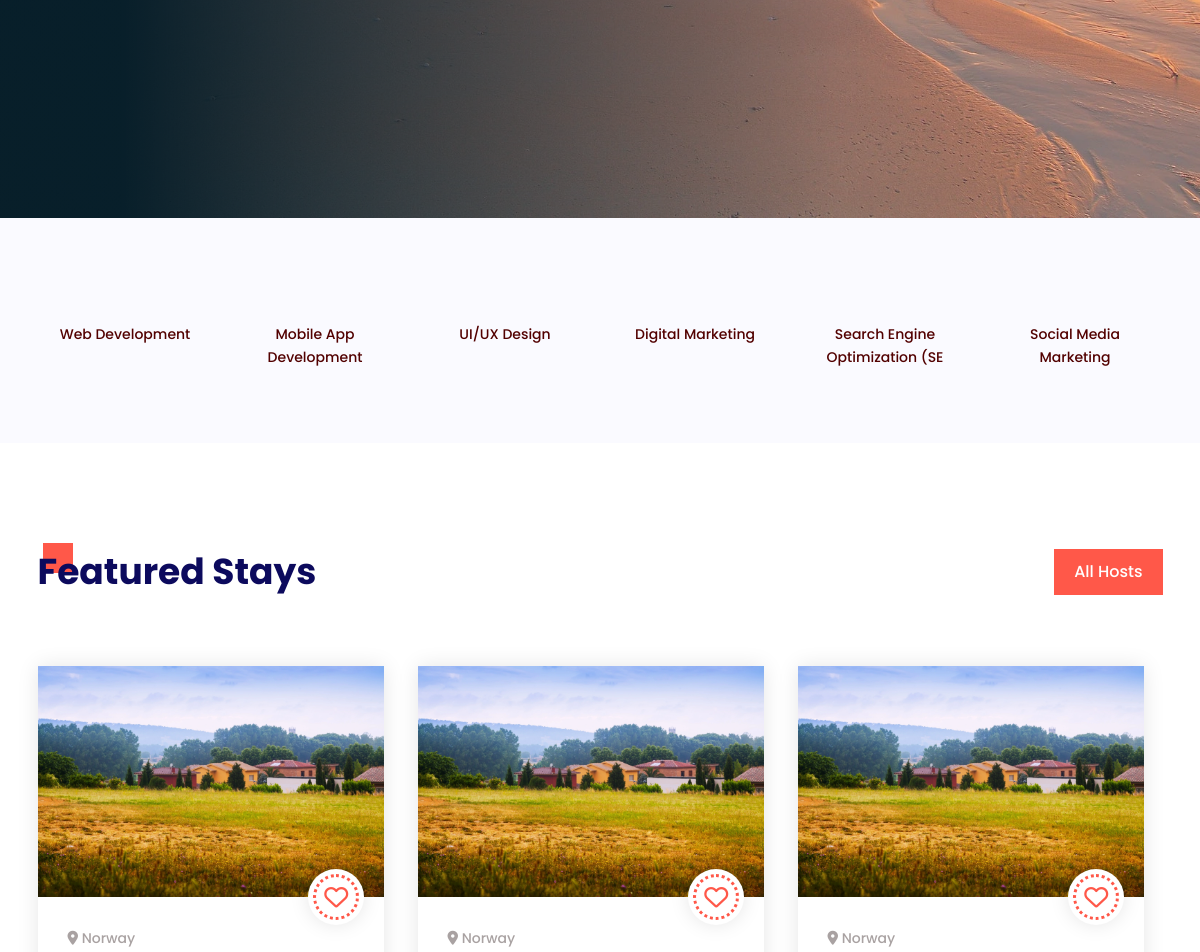
Before: / (middle part) with the older database file.
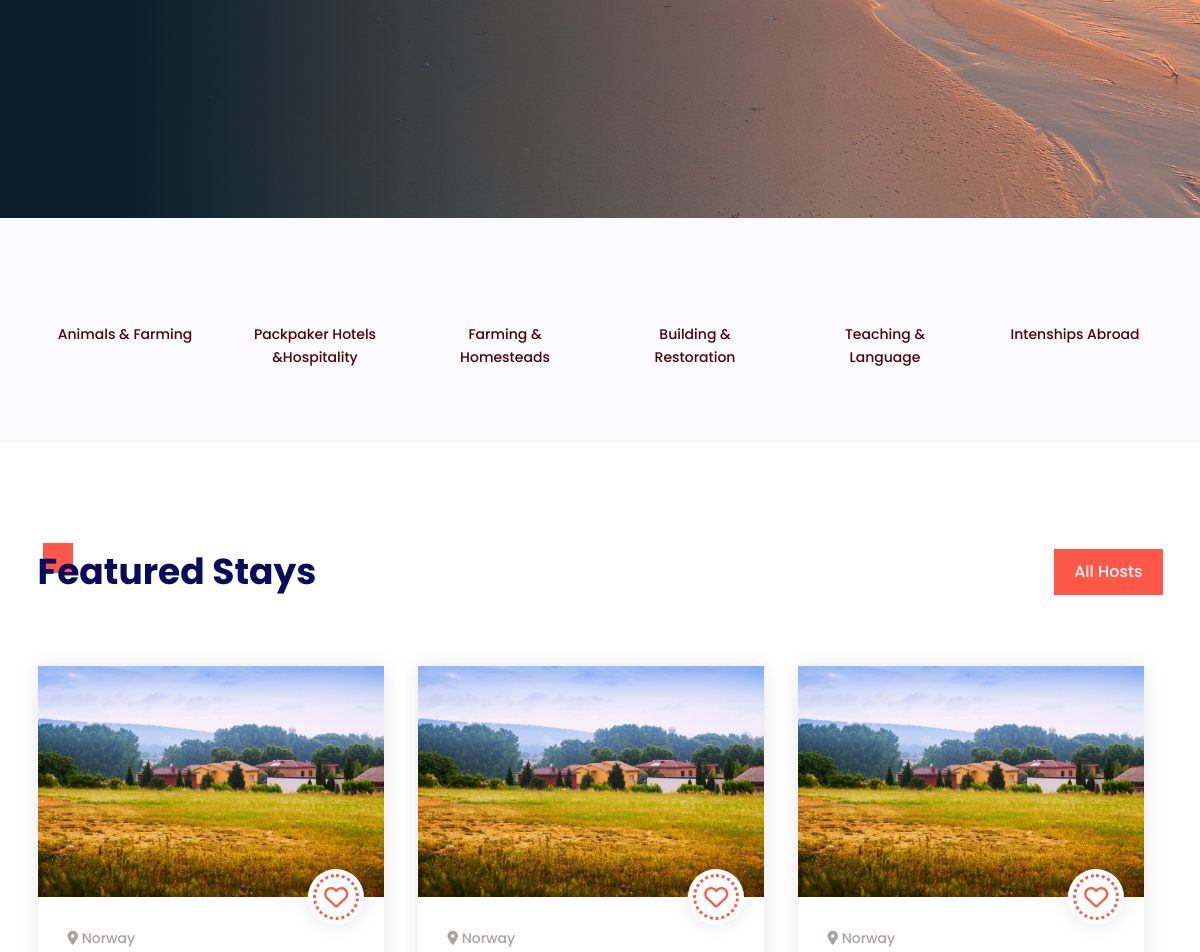
After: the same page with the newer database file.
### tables this page shows
CREATE TABLE `service` (
  `Id` int(11) NOT NULL,
  `name` varchar(30) NOT NULL
);

CREATE TABLE `host` (
  `Id` int(11) NOT NULL,
  `User_id` int(11) NOT NULL,
  `Status` varchar(15) NOT NULL,
  `Description` varchar(500) NOT NULL,
  `Rate_average` int(11) NOT NULL,
  `Traveller_num` int(11) NOT NULL,
  `Location` varchar(100) NOT NULL
);

### controller/index.php (called while the page is built, shortened)
<?php
$cards = Database::getInstance()->query(
    "SELECT id, MAX(Rate_average) AS max_rating, GROUP_CONCAT(Description SEPARATOR ', ') AS descriptions
 FROM host
 GROUP BY id
 ORDER BY max_rating DESC
 LIMIT 6"
)->get();
$services = Database::getInstance()->query("SELECT Id, name FROM service limit 6")->get();
require base_path("views/index.view.php");

### public/index.php (called while the page is built, shortened)
<?php
require BASE_PATH . 'core/functions.php';
spl_autoload_register(function ($class) {
    $class = str_replace('\\', DIRECTORY_SEPARATOR, $class);
});
$router = new \core\Router();
$uri = parse_url($_SERVER['REQUEST_URI'])['path'];
$method = $_POST['_method'] ?? $_SERVER['REQUEST_METHOD'];
$router->route($uri, $method);

### core/Database.php (called while the page is built, shortened)
<?php
class Database
{
    public $connection;
    public $statement;
    private static $instance;
    private static $config;
    public function __construct($config, $username = "root", $password = "")
    {
        $this->configInfo = require base_path('config.php');
        $dsn = ('mysql:' . http_build_query($this->configInfo['database'], "", ';'));
        $this->connection = new PDO($dsn, $username, $password, [
            PDO::ATTR_DEFAULT_FETCH_MODE => PDO::FETCH_ASSOC
        ]);
        Database::$config = $this->configInfo;
    }
    public function query($query, $param = [])
    {
        $this->statement = $this->connection->prepare($query);
        $this->statement->execute($param);
        return $this;
    }
    public function get()
    {
        return $this->statement->fetchAll();
    }
    public static function getInstance()
    {
        if (Database::$instance == null) {
            Database::$instance = new Database(Database::$config);
        }
        return Database::$instance;
    }
}

### core/functions.php (called while the page is built, shortened)
<?php
function base_path($path)
{
    return BASE_PATH . $path;
}

### config.php (called while the page is built)
<?php
return [
    'database' => [
        'host' => 'localhost',
        'port' => '3306',
        'dbname' => 'culture_swap',
        'charset' => 'utf8mb4'
    ],
    'base_urll' => 'http://localhost/culture_swap',
    'ASSET_URL' => 'http://localhost/culture_swap/public/assets',
];

### views/index.view.php (the view, shortened to what this page needs)
<!DOCTYPE html>
<html lang="en">
<head>
    <?php
    require base_path("views/partials/head.view.php");
    ?>
    <link rel="stylesheet" href="https://cdn.jsdelivr.net/npm/swiper@9/swiper-bundle.min.css" />
    <link rel="stylesheet" href="/culture_swap/public/assets/css/home.css">
</head>
<body>
    <header class="">
    </header>
    <section class=" categories">
        <div class="container">
            <div class="row">
                <?php foreach ($services as $service) : ?>
                    <div class="col-xl-2 col-lg-3 col-md-4 col-sm-6 item">
                        <a href="#">
                            <span class="itemText" name="animals">
                                <?= $service["name"] ?>
                            </span>
                        </a>
                    </div>
                <?php endforeach ?>
            </div>
        </div>
    </section>
    <section class="section-padding cards">
        <div class="container">
            <div class="head">
                <h2 class="heading">Featured Stays</h2>
                <a href="./hosts" class="main-btn">all hosts</a>
            </div>
            <div class="row">
                <?php foreach ($cards as $card) : ?>
                    <div class="col-xl-4 col-md-6">
                        <div class="myCard">
                            <div class="cardImage">
                                <img src="public/assets/imgs/home/header5.webp" alt="">
                                <button class="love">
                                    <span>
                                        <i class="fa-regular fa-heart"></i>
                                    </span>
                                </button>
                            </div>
                            <div class="cardContent">
                                <div class="cardCountry">
                                    <span class="countryIcon"><i class="fa-solid fa-location-dot"></i></span>
                                    <span class="countryText">norway</span>
                                </div>
                            </div>
                        </div>
                    </div>
                <?php endforeach ?>
            </div>
    </section>
</body>
</html>

### core/Router.php (shortened to what this page needs)
<?php
class Router
{
  protected $routes = [];
  public function add($method, $uri, $controller)
  {
    $this->routes[] = [
      'uri' => $uri,
      'controller' => $controller,
      'method' => $method,
    ];
  }
  public function only($key)
  {
    $this->routes[array_key_last($this->routes)]['middleware'] = $key;
  }
  public function route($uri, $method)
  {
    foreach ($this->routes as $route) {
      if ($route['uri'] == $uri && $route['method'] == strtoupper($method)) {
        return require base_path($route['controller']);
      }
    }
  }
}
?>

### views/partials/head.view.php (shortened to what this page needs)
<link rel="stylesheet" href="https://cdnjs.cloudflare.com/ajax/libs/font-awesome/6.4.0/css/all.min.css" />
<link href="https://cdn.jsdelivr.net/npm/bootstrap@5.3.0-alpha3/dist/css/bootstrap.min.css" rel="stylesheet">
<link rel="stylesheet" href="/culture_swap/public/assets/css/style.css">

### public/assets/css/style.css (style rules this page uses)
:root { --primary: #ff5849; --secondary: #ffb400; --shadow: rgba(0, 0, 0, 0.1) 0px 0px 20px; --p-color: #a9a2a2; --h-color: #0c0a5d; --main-bg: #fff; --second-bg: #fafaff; }
* { margin: 0; padding: 0; -webkit-box-sizing: border-box; box-sizing: border-box; outline: none; list-style: none; transition: .3s all ease; text-transform: capitalize; font-family: "poppins"; }
html { font-size: 62.5%; }
body { line-height: 1.6; font-weight: 500; font-size: 14px; text-transform: capitalize; color: var(--p-color); background: var(--main-bg); overflow-x: hidden; transition: 0.3s all ease; margin: 0 auto; }
h1, h2, h3, h4, h5, h6 { margin: 0; line-height: 1.6; padding: 0; color: var(--h-color); }
img { width: 100%; height: auto; object-fit: cover; object-position: center; }
span, a, a:hover { display: inline-block; text-decoration: none; color: inherit; }
.section-padding { padding: 10rem 0; }
.main-btn, .second-btn { padding: 1rem 2rem; font-size: 1.6rem; color: #fff; border: none; text-transform: capitalize; }
.main-btn { background: var(--primary); }
.heading { font-size: 3.6rem; font-weight: 700; position: relative; z-index: 3; }
.heading::after { content: ""; position: absolute; top: 0; left: .5rem; background: var(--primary); width: 3rem; height: 3rem; z-index: -1; }
.myCard { box-shadow: var(--shadow); display: flex; width: 95%; margin: 0 auto; flex-direction: column; margin: 1.5rem 0; }
.cardImage { position: relative; }
.love { position: absolute; bottom: 0; right: 2rem; transform: translateY(50%); background: #fff; box-shadow: var(--shadow); width: 5rem; height: 5rem; display: flex; align-items: center; justify-content: center; border: none; color: var(--primary); font-size: 2.4rem; border-radius: 50%; padding: 2.8rem; z-index: 99; }
.love span { padding: .8rem; border: 3px dotted var(--primary); display: flex; border-radius: 50%; transition: .5s all ease; }
.cardContent { padding: 3rem 3rem; }

### public/assets/css/home.css (style rules this page uses)
header { padding: 26rem 0 22rem; background: linear-gradient(to right, rgba(4, 29, 41, 0.96) 10%, rgba(240, 240, 240, 0.2) 70%), url("../imgs/signup/pexels-pok-rie-130879.webp") no-repeat; background-position: center; background-size: cover; }
.categories { background: var(--second-bg); padding: 4rem 0; }
.item { text-align: center; display: flex; justify-content: center; font-size: 1.4rem; color: #520000; margin: 1.5rem 0; }
.item a { margin: 0 1rem; padding: 2rem 1rem; }
.cards { background: var(--main-bg); }
.head { display: flex; justify-content: space-between; align-items: center; margin-bottom: 5rem; }

Changed rows visible on the page:
changed service: name "Web Development" → "Animals & Farming"
changed service: name "Mobile App Development" → "Packpaker Hotels &hospitality"
changed service: name "UI/UX Design" → "Farming & Homesteads"
changed service: name "Digital Marketing" → "Building & Restoration"
changed service: name "Search Engine Optimization (SE" → "Teaching & Language"
changed service: name "Social Media Marketing" → "Intenships Abroad"
